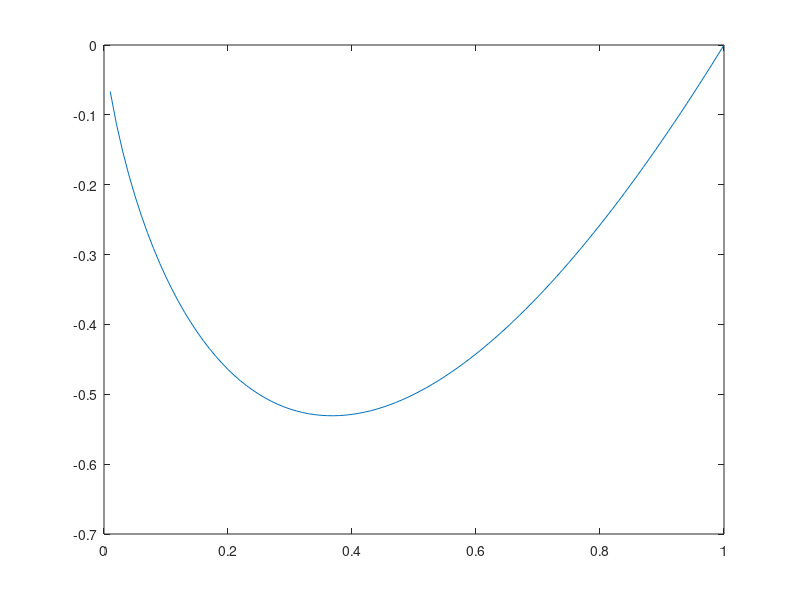

Recreate this plot in MATLAB.
% Name: John W. Martin
% Due Date: November 12, 2018
% Intro to Machine Learning
% Instructor: Daniel Pimentel-Alarcon
% Homework 5

% Problem 1
p_0 = 0:0.01:1; % Probability that P = 0
p_1 = 0:0.01:1; % Probability that P = 1

[P_0, P_1] = hist(p_0, p_1); % Create histogram of probability

% Calculate entropy
H = -P_0 .* log2(P_0) + (P_1) .* log2(P_1);

plot(P_1, H); % Plot entropy (y-axis) vs. probability of 1 (x-axis)

% Problem 2
% We can conclude that the entropy is falling when P < 0.4, and then 
% rising when P >= 0.4.